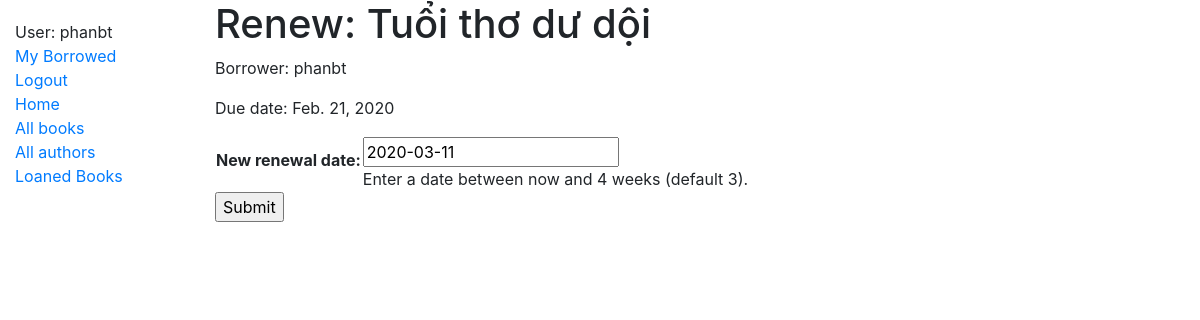
The page /catalog/book/dd7f5e14-ce74-4d2b-92cd-25f13cf5aee5/renew/ (signed in) on the database its author committed.
### BookInstance/models.py (models this page shows, shortened)
class BookInstance(models.Model):
  LOAN_STATUS = (
    ('m', 'Maintenance'),
    ('o', 'On loan'),
    ('a', 'Available'),
    ('r', 'Reserved'),
  )
  id = models.UUIDField(primary_key=True, default=uuid.uuid4)
  imprint = models.CharField(max_length=200)
  due_back = models.DateField(null=True, blank=True)
  status = models.CharField(
            max_length=1,
            choices=LOAN_STATUS,
            blank=True,
            default='m',
            help_text='Book availability',
          )
  book = models.ForeignKey(Book, on_delete=models.SET_NULL, null=True)
  borrower = models.ForeignKey(User, on_delete=models.SET_NULL, null=True, blank=True)
  class Meta:
    ordering = ['due_back']
    permissions = (("can_mark_returned", "Set book as returned"),)
  @property
  def is_overdue(self):
    if self.due_back and date.today() > self.due_back:
      return True
    return False

### Book/models.py (models this page shows, shortened)
class Book(models.Model):
  title = models.CharField(max_length=200)
  summary =models.TextField(max_length=1000, help_text="Enter description of the book")
  isbn = models.CharField("ISBN", max_length=13,
    help_text='13 Character <a href="https://www.isbn-international.org/content/what-isbn">ISBN number</a>')
  genre = models.ManyToManyField(Genre, help_text='Select a genre for this book')
  author = models.ForeignKey(Author, on_delete=models.SET_NULL, null=True)
  language = models.ForeignKey(Language, on_delete=models.SET_NULL, null=True)
  class Meta:
    db_table = "books"
  def display_genre(self):
    return ', '.join(genre.name for genre in self.genre.all()[:3])
  display_genre.short_description = 'Genre'

### catalog/views.py (the view)
# urls.py: path('book/<uuid:pk>/renew/', views.renew_book_librarian, name='renew-book-librarian'),
@permission_required('catalog.can_mark_returned')
def renew_book_librarian(request, pk):
  book_instance = get_object_or_404(BookInstance, pk=pk)
  if request.method == 'POST':
    form = RenewBookModelForm(request.POST)
    if form.is_valid():
      book_instance.due_back = form.cleaned_data['due_back']
      book_instance.save()
      return HttpResponseRedirect(reverse('all-borrowed') )
  else:
    proposed_due_back = datetime.date.today() + datetime.timedelta(weeks=3)
    form = RenewBookModelForm(initial={'due_back': proposed_due_back})
  context = {
    'form': form,
    'book_instance': book_instance,
  }
  return render(request, 'catalog/book_renew_librarian.html', context)

### catalog/forms.py (shortened to what this page needs)
class RenewBookModelForm(ModelForm):
  class Meta:
    model = BookInstance
    fields = ['due_back']
    labels = {'due_back': _('New renewal date')}
    initial = {'due_back': '2020/03/28'}
    help_texts = {'due_back': _('Enter a date between now and 4 weeks (default 3).')}

### catalog/templates/catalog/book_renew_librarian.html (shortened to what this page needs)
{% extends "base_generic.html" %}
{% block content %}
  <h1>Renew: {{ book_instance.book.title }}</h1>
  <p>Borrower: {{ book_instance.borrower }}</p>
  <p{% if book_instance.is_overdue %} class="text-danger"{% endif %}>Due date: {{ book_instance.due_back }}</p>
  <form action="" method="post">
    <table>
    {{ form.as_table }}
    </table>
    <input type="submit" value="Submit">
  </form>
{% endblock %}

### catalog/templates/base_generic.html (shortened to what this page needs)
<!DOCTYPE html>
<html lang="en">
<head>
  <link rel="stylesheet" href="https://stackpath.bootstrapcdn.com/bootstrap/4.1.3/css/bootstrap.min.css">
  {% load static %}
  <link rel="stylesheet" href="{% static 'css/styles.css' %}">
</head>
<body>
  <div class="container-fluid">
    <div class="row">
      <div class="col-sm-2">
      {% block sidebar %}
        <ul class="sidebar-nav">
          {% if user.is_authenticated %}
            <li>User: {{ user.get_username }}</li>
            <li><a href="{% url 'my-borrowed' %}">My Borrowed</a></li>
            <li><a href="{% url 'logout'%}?next={% url 'login' %}">Logout</a></li>
          {% else %}
            <li><a href="{% url 'login'%}?next={% url 'index' %}">Login</a></li>
          {% endif %}
          <li><a href="{% url 'index' %}">Home</a></li>
          <li><a href="{% url 'books' %}">All books</a></li>
          <li><a href="{% url 'authors' %}">All authors</a></li>
          <li><a href="{% url 'all-borrowed' %}">Loaned Books</a></li>
        </ul>
     {% endblock %}
      </div>
      <div class="col-sm-10 ">{% block content %}{% endblock %}</div>
    </div>
  </div>
</body>
</html>

### catalog/static/css/styles.css (style rules this page uses)
.sidebar-nav { margin-top: 20px; padding: 0; list-style: none; }

### rows shown on the page
BookInstance: book "Tuổi thơ dư dội", borrower "phanbt", due_back "Feb. 21, 2020"

### other values the page prints
{{ user.get_username }} "phanbt"
